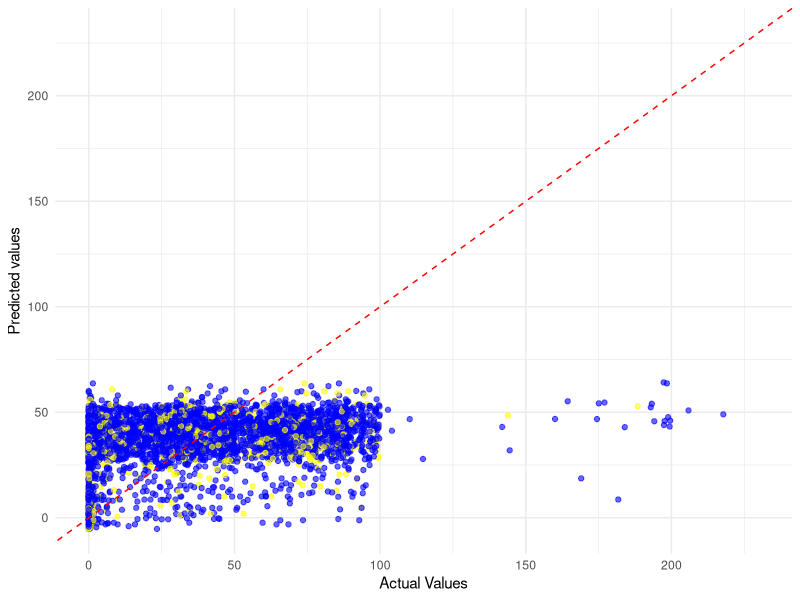
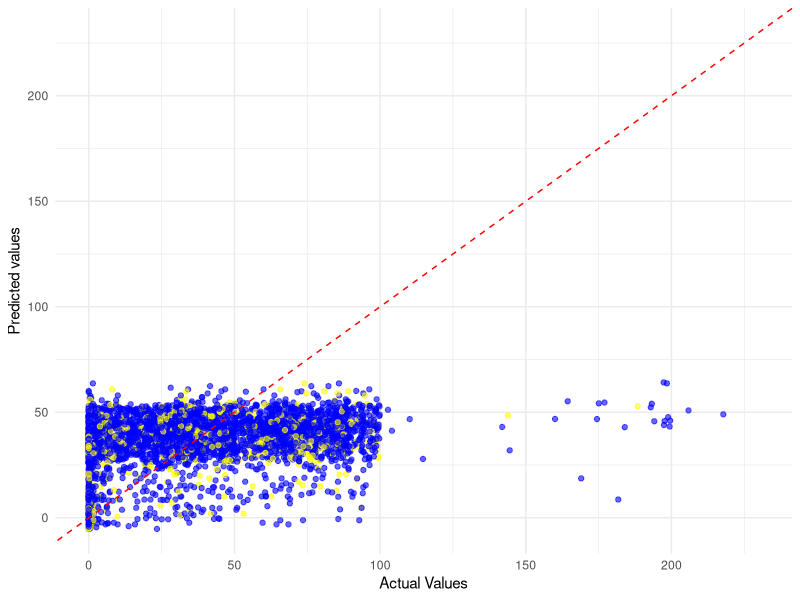

Write the R code that produced these figures, in order.
library(ggplot2)

# Load both datasets
data <- read.csv("predict_data_AR.csv")  # Actual and predicted values
denormalized_data <- read.csv("denormalized_output.csv")  # Denormalized file

# Round AR and denormalized values to 5 decimal places for comparison
data$AR_rounded <- round(data$AR, 5)
denormalized_data$denormalized_rounded <- round(denormalized_data$denormalized, 5)

# Merge the data based on the rounded AR and denormalized values
# The matched rows will be colored differently
data$color <- ifelse(data$AR_rounded %in% denormalized_data$denormalized_rounded, "yellow", "blue")

# Max value for x and y axis limit
max_value <- max(c(data$AR, data$predicted))

# Create the plot
ggplot(data, aes(x = AR, y = predicted)) +
  geom_point(aes(color = color), alpha = 0.6) +  # Color points based on matching
  geom_abline(intercept = 0, slope = 1, color = 'red', linetype = "dashed") +  # y=x line
  labs(
    x = "Actual Values",
    y = "Predicted values"
  ) +
  theme_minimal() +
  theme(plot.title = element_text(hjust = 0.5)) +
  xlim(NA, 230) +  # Set x-axis limit
  ylim(NA, 230) +  # Set y-axis limit
  scale_color_identity()  # Use the color set in the 'color' column directly

# Save the plot
ggsave("ar_comp_validation.png")
